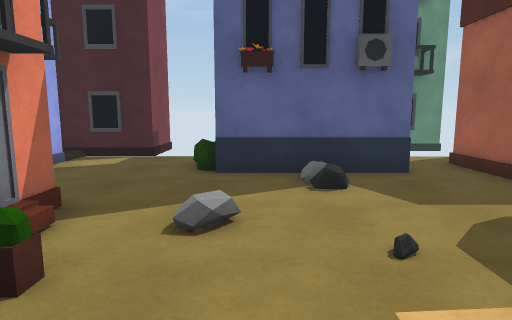
View 1 (above)

20 first-person views from a walk through a 3-D level made in the Unity game engine. The camera is 1.4 m above the floor, tilts 8° down and sees 75° across. The floor is counted in squares, 1 m on a side. Each view is taken from the middle of a square. On the plan, view 1 faces up. The plan holds only what a view shows up to about 15 squares ahead; the rest is blank. The place goes on beyond the plan. The player character is not drawn.

View 2
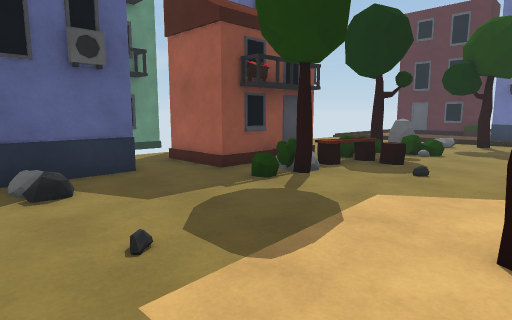

View 3
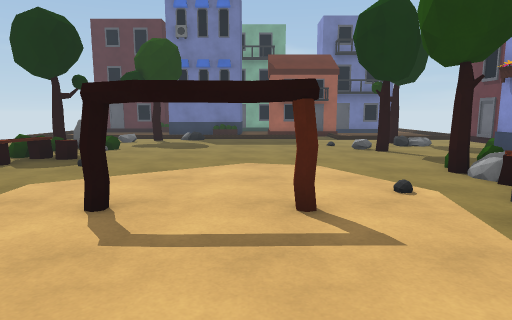

View 4
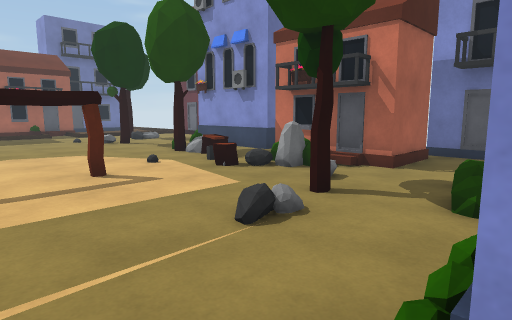

View 5
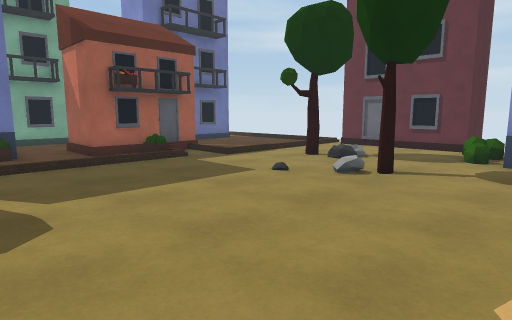

View 6
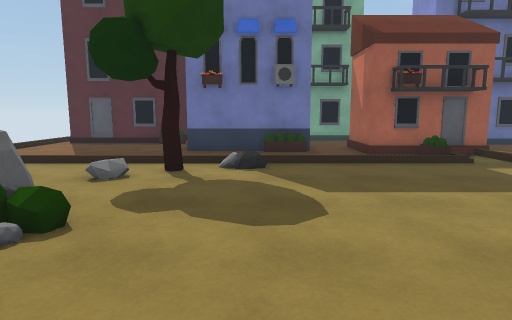

View 7
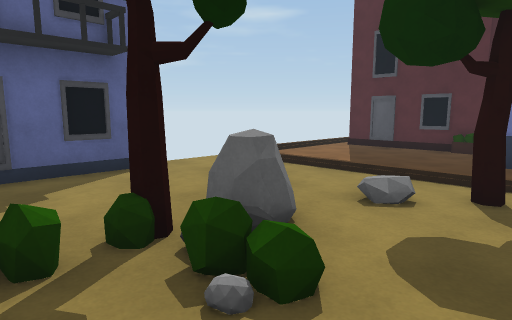

View 8
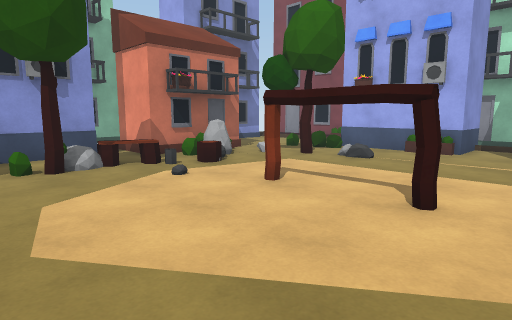

View 9
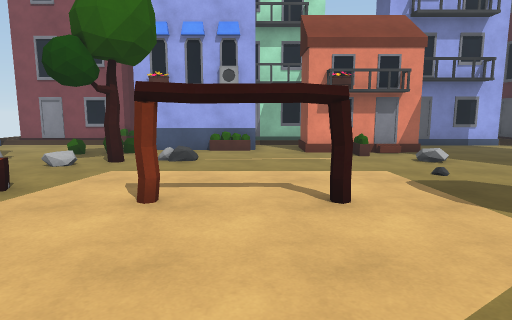

View 10
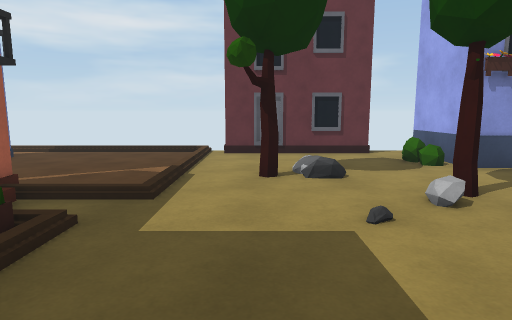

View 11
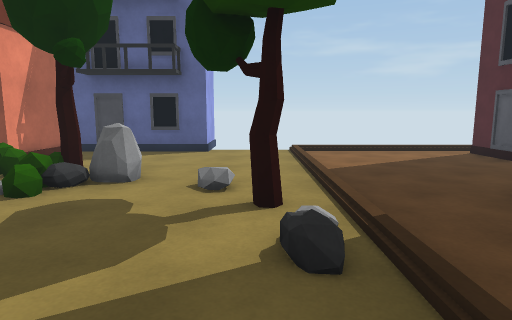

View 12
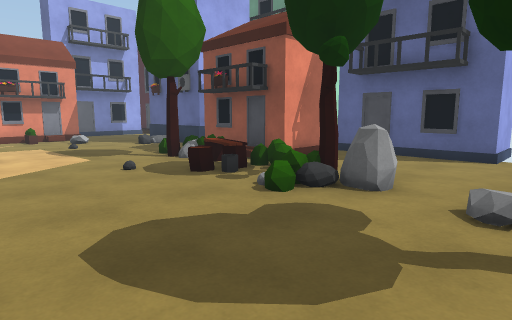

View 13
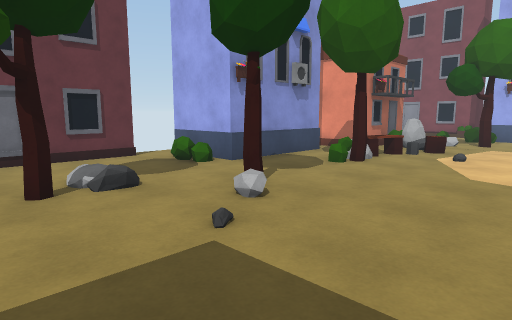

View 14
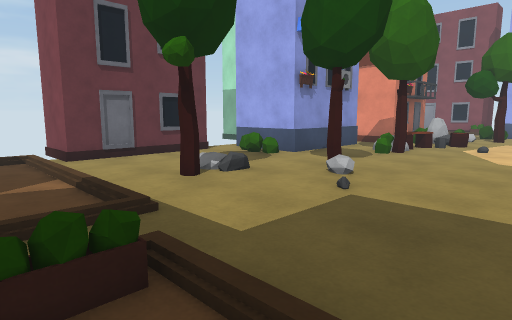

View 15
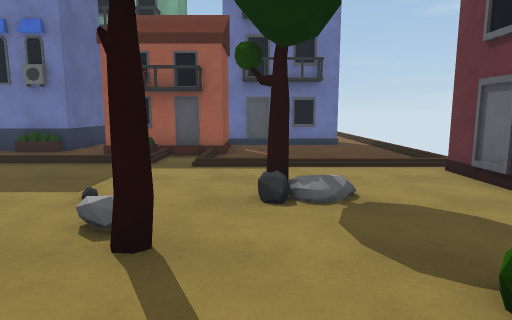

View 16
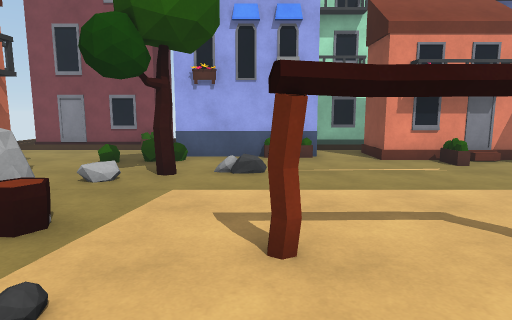

View 17
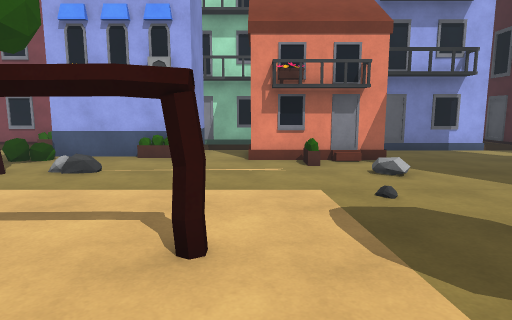

View 18
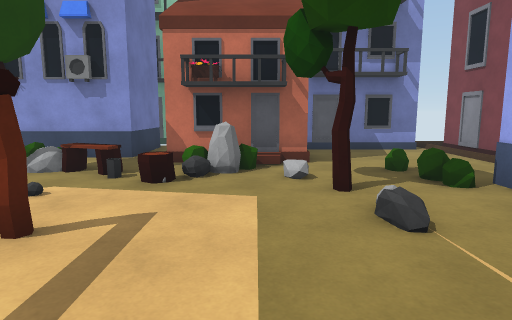

View 19
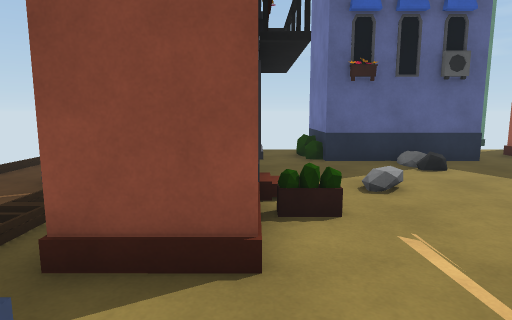

View 20
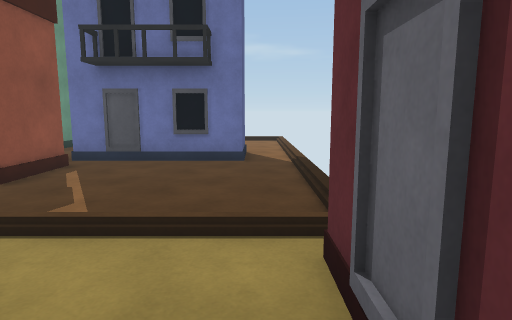

### Floor plan
Key: @ floor where view 1 was taken; # wall or solid block; . main floor; : floor 0.25 m higher than the main floor; / step, stairs or slope; = window, fence, low wall or low ledge; H house; B bush; T tree; R rock; S stump; E bench; I thing the floor can be seen under or through; O other object.
Columns run from 7 left of view 1 to 25 right of it. Each row starts with its distance up from view 1.
 13     H
 12     H       HHH      H
 11 HHHHH #              H
 10  .....#     ..   #####.........#
  9  #...BB    ..#  #..............#
  8  H....#HHHH..# ##..............#
  7  #....../....###H..............#
  6  #......//....O= B.T...........H
  5     #........BRSSE.TR.........B#
  4     #.:......T..S..B..........B
  3 ..  #B.................T....#
  2 #.  H.......................#
  1 H.###.......................#
  0 #......@...I...............H#
 -1 ####.......I...............B###
 -2    B.......I....................#
 -3    H..O...................####..H
 -4    H......................H
 -5    H..T................../#
 -6  H .B..O./S........O......#
 -7  #....../R.SESB...T...../.#####
 -8  #......:BH...T...../#T./.....#
 -9  #.....####........./:../.....#
-10  #.....#  #.H####H....../.....H
-11  #.....#  # ##  #BB...../.....#
-12  #######    #   #......./........
-13             #   #.######/////////
-14           HHH     #    #

Where each view was taken, in squares from view 1:
view 1: 0 up, 0 right, facing up
view 2: 0 up, 0 right, facing up-right
view 3: 2 down, 1 left, facing right
view 4: 0 up, 4 left, facing down-right
view 5: 1 up, 8 right, facing down-right
view 6: 1 up, 8 right, facing right
view 7: 2 up, 10 right, facing up-right
view 8: 2 up, 9 right, facing down-left
view 9: 1 down, 9 right, facing left
view 10: 1 down, 15 right, facing down
view 11: 2 down, 16 right, facing up
view 12: 1 down, 16 right, facing up-left
view 13: 2 down, 16 right, facing down-left
view 14: 2 down, 19 right, facing down-left
view 15: 8 down, 8 right, facing right
view 16: 3 down, 7 right, facing left
view 17: 1 up, 7 right, facing left
view 18: 1 up, 1 right, facing down
view 19: 2 down, 3 left, facing up
view 20: 12 down, 13 right, facing right
